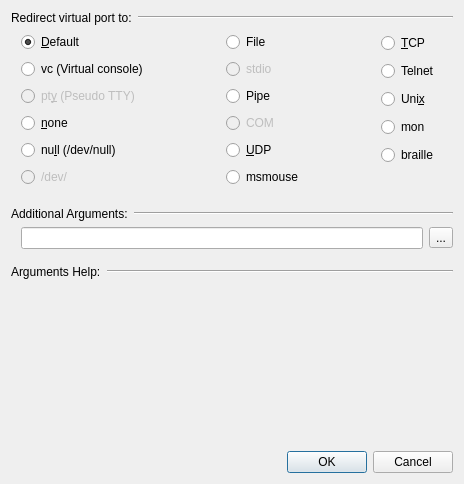
<?xml version="1.0" encoding="UTF-8"?>
<ui version="4.0">
 <class>Add_Port_Window</class>
 <widget class="QDialog" name="Add_Port_Window">
  <property name="geometry">
   <rect>
    <x>0</x>
    <y>0</y>
    <width>464</width>
    <height>484</height>
   </rect>
  </property>
  <property name="windowTitle">
   <string>Adding Port</string>
  </property>
  <property name="windowIcon">
   <iconset resource="../resources/icons.qrc">
    <normaloff>:/port.png</normaloff>:/port.png</iconset>
  </property>
  <layout class="QVBoxLayout" name="verticalLayout_4">
   <item>
    <layout class="QHBoxLayout" name="horizontalLayout">
     <item>
      <widget class="QLabel" name="Label_Port">
       <property name="sizePolicy">
        <sizepolicy hsizetype="Maximum" vsizetype="Preferred">
         <horstretch>0</horstretch>
         <verstretch>0</verstretch>
        </sizepolicy>
       </property>
       <property name="text">
        <string>Redirect virtual port to:</string>
       </property>
      </widget>
     </item>
     <item>
      <widget class="Line" name="line_3">
       <property name="orientation">
        <enum>Qt::Horizontal</enum>
       </property>
      </widget>
     </item>
    </layout>
   </item>
   <item>
    <layout class="QHBoxLayout" name="horizontalLayout_3">
     <property name="leftMargin">
      <number>10</number>
     </property>
     <item>
      <layout class="QVBoxLayout" name="verticalLayout_3">
       <item>
        <widget class="QRadioButton" name="RB_Default">
         <property name="text">
          <string>&amp;Default</string>
         </property>
         <property name="checked">
          <bool>true</bool>
         </property>
        </widget>
       </item>
       <item>
        <widget class="QRadioButton" name="RB_vc">
         <property name="text">
          <string>vc (Virtual console)</string>
         </property>
        </widget>
       </item>
       <item>
        <widget class="QRadioButton" name="RB_pty">
         <property name="enabled">
          <bool>false</bool>
         </property>
         <property name="text">
          <string>pt&amp;y (Pseudo TTY)</string>
         </property>
        </widget>
       </item>
       <item>
        <widget class="QRadioButton" name="RB_none">
         <property name="text">
          <string>&amp;none</string>
         </property>
        </widget>
       </item>
       <item>
        <widget class="QRadioButton" name="RB_null">
         <property name="text">
          <string>nu&amp;ll (/dev/null)</string>
         </property>
        </widget>
       </item>
       <item>
        <widget class="QRadioButton" name="RB_Dev">
         <property name="enabled">
          <bool>false</bool>
         </property>
         <property name="text">
          <string>/dev/</string>
         </property>
        </widget>
       </item>
      </layout>
     </item>
     <item>
      <spacer name="horizontalSpacer_4">
       <property name="orientation">
        <enum>Qt::Horizontal</enum>
       </property>
       <property name="sizeHint" stdset="0">
        <size>
         <width>18</width>
         <height>20</height>
        </size>
       </property>
      </spacer>
     </item>
     <item>
      <layout class="QVBoxLayout" name="verticalLayout">
       <item>
        <widget class="QRadioButton" name="RB_File">
         <property name="text">
          <string>File</string>
         </property>
        </widget>
       </item>
       <item>
        <widget class="QRadioButton" name="RB_stdio">
         <property name="enabled">
          <bool>false</bool>
         </property>
         <property name="text">
          <string>stdio</string>
         </property>
        </widget>
       </item>
       <item>
        <widget class="QRadioButton" name="RB_Pipe">
         <property name="text">
          <string>Pipe</string>
         </property>
        </widget>
       </item>
       <item>
        <widget class="QRadioButton" name="RB_COM">
         <property name="enabled">
          <bool>false</bool>
         </property>
         <property name="text">
          <string>COM</string>
         </property>
        </widget>
       </item>
       <item>
        <widget class="QRadioButton" name="RB_UDP">
         <property name="text">
          <string>&amp;UDP</string>
         </property>
        </widget>
       </item>
       <item>
        <widget class="QRadioButton" name="RB_msmouse">
         <property name="text">
          <string>msmouse</string>
         </property>
        </widget>
       </item>
      </layout>
     </item>
     <item>
      <spacer name="horizontalSpacer_2">
       <property name="orientation">
        <enum>Qt::Horizontal</enum>
       </property>
       <property name="sizeHint" stdset="0">
        <size>
         <width>40</width>
         <height>20</height>
        </size>
       </property>
      </spacer>
     </item>
     <item>
      <layout class="QVBoxLayout" name="verticalLayout_2">
       <item>
        <widget class="QRadioButton" name="RB_TCP">
         <property name="text">
          <string>&amp;TCP</string>
         </property>
        </widget>
       </item>
       <item>
        <widget class="QRadioButton" name="RB_Telnet">
         <property name="text">
          <string>Telnet</string>
         </property>
        </widget>
       </item>
       <item>
        <widget class="QRadioButton" name="RB_Unix">
         <property name="text">
          <string>Uni&amp;x</string>
         </property>
        </widget>
       </item>
       <item>
        <widget class="QRadioButton" name="RB_mon">
         <property name="text">
          <string>mon</string>
         </property>
        </widget>
       </item>
       <item>
        <widget class="QRadioButton" name="RB_braille">
         <property name="text">
          <string>braille</string>
         </property>
        </widget>
       </item>
       <item>
        <spacer name="horizontalSpacer">
         <property name="orientation">
          <enum>Qt::Horizontal</enum>
         </property>
         <property name="sizeHint" stdset="0">
          <size>
           <width>40</width>
           <height>20</height>
          </size>
         </property>
        </spacer>
       </item>
      </layout>
     </item>
    </layout>
   </item>
   <item>
    <spacer name="verticalSpacer">
     <property name="orientation">
      <enum>Qt::Vertical</enum>
     </property>
     <property name="sizeType">
      <enum>QSizePolicy::Fixed</enum>
     </property>
     <property name="sizeHint" stdset="0">
      <size>
       <width>40</width>
       <height>10</height>
      </size>
     </property>
    </spacer>
   </item>
   <item>
    <layout class="QHBoxLayout" name="horizontalLayout_5">
     <item>
      <widget class="QLabel" name="Label_Args">
       <property name="sizePolicy">
        <sizepolicy hsizetype="Maximum" vsizetype="Preferred">
         <horstretch>0</horstretch>
         <verstretch>0</verstretch>
        </sizepolicy>
       </property>
       <property name="text">
        <string>Additional Arguments:</string>
       </property>
      </widget>
     </item>
     <item>
      <widget class="Line" name="line">
       <property name="orientation">
        <enum>Qt::Horizontal</enum>
       </property>
      </widget>
     </item>
    </layout>
   </item>
   <item>
    <layout class="QHBoxLayout" name="horizontalLayout_4">
     <property name="leftMargin">
      <number>10</number>
     </property>
     <item>
      <widget class="QLineEdit" name="Edit_Args"/>
     </item>
     <item>
      <widget class="QToolButton" name="TB_Browse">
       <property name="text">
        <string>...</string>
       </property>
       <property name="icon">
        <iconset resource="../resources/icons.qrc">
         <normaloff>:/open-file.png</normaloff>:/open-file.png</iconset>
       </property>
      </widget>
     </item>
    </layout>
   </item>
   <item>
    <spacer name="verticalSpacer_2">
     <property name="orientation">
      <enum>Qt::Vertical</enum>
     </property>
     <property name="sizeType">
      <enum>QSizePolicy::Fixed</enum>
     </property>
     <property name="sizeHint" stdset="0">
      <size>
       <width>40</width>
       <height>10</height>
      </size>
     </property>
    </spacer>
   </item>
   <item>
    <layout class="QHBoxLayout" name="horizontalLayout_6">
     <item>
      <widget class="QLabel" name="Label_ArgsHelpS">
       <property name="sizePolicy">
        <sizepolicy hsizetype="Maximum" vsizetype="Preferred">
         <horstretch>0</horstretch>
         <verstretch>0</verstretch>
        </sizepolicy>
       </property>
       <property name="text">
        <string>Arguments Help:</string>
       </property>
      </widget>
     </item>
     <item>
      <widget class="Line" name="line_2">
       <property name="orientation">
        <enum>Qt::Horizontal</enum>
       </property>
      </widget>
     </item>
    </layout>
   </item>
   <item>
    <widget class="QLabel" name="Label_Help">
     <property name="sizePolicy">
      <sizepolicy hsizetype="Preferred" vsizetype="Minimum">
       <horstretch>0</horstretch>
       <verstretch>0</verstretch>
      </sizepolicy>
     </property>
     <property name="text">
      <string/>
     </property>
     <property name="alignment">
      <set>Qt::AlignLeading|Qt::AlignLeft|Qt::AlignTop</set>
     </property>
     <property name="wordWrap">
      <bool>true</bool>
     </property>
    </widget>
   </item>
   <item>
    <layout class="QHBoxLayout" name="horizontalLayout_2">
     <item>
      <spacer name="horizontalSpacer_3">
       <property name="orientation">
        <enum>Qt::Horizontal</enum>
       </property>
       <property name="sizeHint" stdset="0">
        <size>
         <width>40</width>
         <height>20</height>
        </size>
       </property>
      </spacer>
     </item>
     <item>
      <widget class="Dialog_Button_Box" name="buttonBox">
       <property name="standardButtons">
        <set>QDialogButtonBox::Cancel|QDialogButtonBox::Ok</set>
       </property>
      </widget>
     </item>
    </layout>
   </item>
  </layout>
 </widget>
 <customwidgets>
  <customwidget>
   <class>Dialog_Button_Box</class>
   <extends>QDialogButtonBox</extends>
   <header>Dialog_Button_Box.h</header>
  </customwidget>
 </customwidgets>
 <tabstops>
  <tabstop>RB_Default</tabstop>
  <tabstop>RB_vc</tabstop>
  <tabstop>RB_pty</tabstop>
  <tabstop>RB_none</tabstop>
  <tabstop>RB_null</tabstop>
  <tabstop>RB_Dev</tabstop>
  <tabstop>RB_File</tabstop>
  <tabstop>RB_stdio</tabstop>
  <tabstop>RB_Pipe</tabstop>
  <tabstop>RB_COM</tabstop>
  <tabstop>RB_UDP</tabstop>
  <tabstop>RB_msmouse</tabstop>
  <tabstop>RB_TCP</tabstop>
  <tabstop>RB_Telnet</tabstop>
  <tabstop>RB_Unix</tabstop>
  <tabstop>RB_mon</tabstop>
  <tabstop>RB_braille</tabstop>
  <tabstop>Edit_Args</tabstop>
  <tabstop>TB_Browse</tabstop>
 </tabstops>
 <resources>
  <include location="../resources/icons.qrc"/>
 </resources>
 <connections>
  <connection>
   <sender>buttonBox</sender>
   <signal>accepted()</signal>
   <receiver>Add_Port_Window</receiver>
   <slot>accept()</slot>
   <hints>
    <hint type="sourcelabel">
     <x>167</x>
     <y>455</y>
    </hint>
    <hint type="destinationlabel">
     <x>231</x>
     <y>241</y>
    </hint>
   </hints>
  </connection>
  <connection>
   <sender>buttonBox</sender>
   <signal>rejected()</signal>
   <receiver>Add_Port_Window</receiver>
   <slot>reject()</slot>
   <hints>
    <hint type="sourcelabel">
     <x>167</x>
     <y>455</y>
    </hint>
    <hint type="destinationlabel">
     <x>231</x>
     <y>241</y>
    </hint>
   </hints>
  </connection>
 </connections>
</ui>
